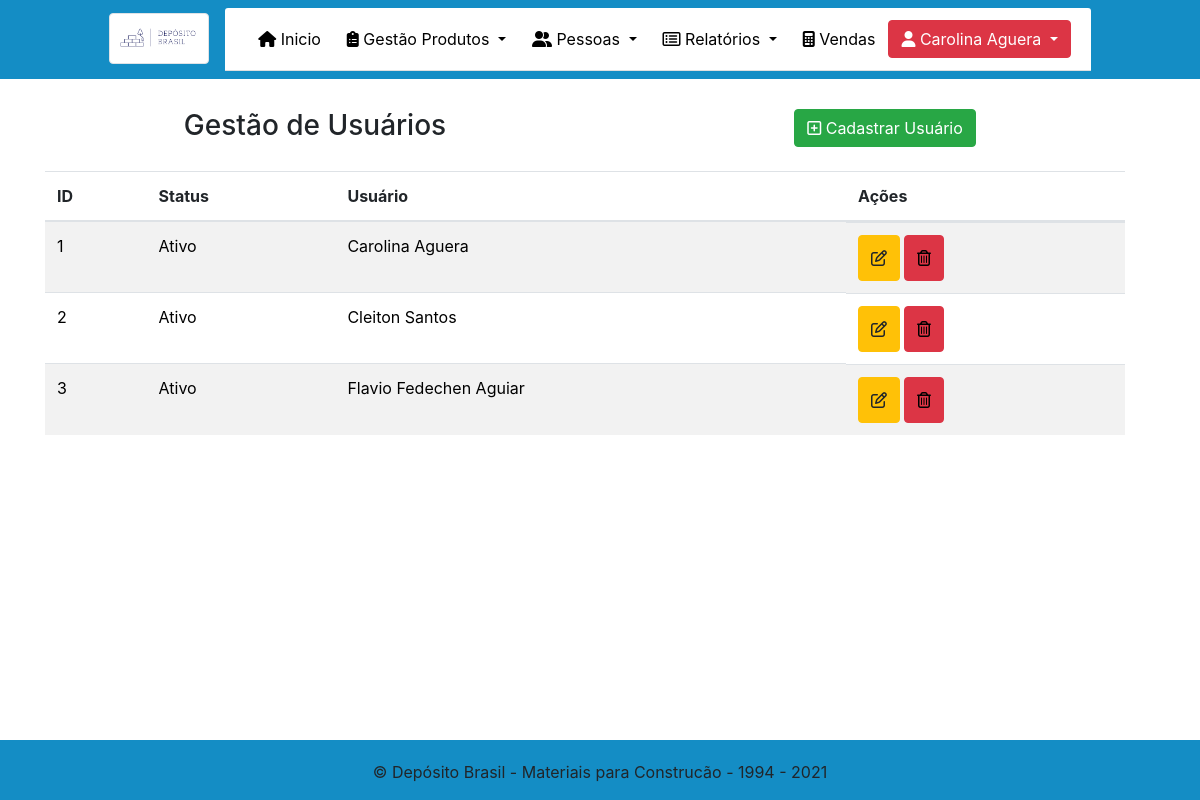
The app's page /Admin/usuarios.php (signed in) with its own data.
### tables this page shows
CREATE TABLE `usuario` (
  `id` int(11) NOT NULL,
  `status` tinyint(1) NOT NULL,
  `nome_completo` varchar(200) NOT NULL,
  `data_nascimento` date NOT NULL,
  `email` varchar(100) NOT NULL,
  `sexo` tinyint(1) NOT NULL,
  `senha` varchar(255) NOT NULL,
  `data_admissao` date NOT NULL,
  `data_demissao` date DEFAULT NULL
);

### Admin/usuarios.php (the view, shortened to what this page needs)
<!DOCTYPE html>
<html lang="pt-br">
<?php
require_once("../dependencias.php");
require_once("../menu.php");
?>
<head>
</head>
<body class="teste">
    <div class="container" style="margin-top: 30px;">
        <center>
            <div class="row">
                <div class="col-sm-6">
                    <h3>Gestão de Usuários</h3>
                </div>
                <div class="col-sm-6">
                    <a href="NovoUsuario.php" type="button" class="btn btn-success">
                        <i class="far fa-plus-square"></i> Cadastrar Usuário
                    </a>
                </div>
            </div>
        </center>
        <div class="row container">
            <table class="table table-striped" style="margin-top: 20px; ">
                <thead>
                    <tr>
                        <th scope="col">ID</th>
                        <th scope="col">Status</th>
                        <th scope="col">Usuário</th>
                        <th scope="col">Ações</th>
                    </tr>
                </thead>
                <tbody style="color: black;">
                    <?php
                    $conexao = mysqli_connect('127.0.0.1', 'root', '', 'tcc');
                    $sql = "select * from usuario  ";
                    $usuarios = mysqli_query($conexao, $sql);
                    while ($data = mysqli_fetch_array($usuarios)) {
                        if ($data['status'] == 1) {
                            $statusUsuario = 'Ativo';
                        } else {
                            $statusUsuario = 'Inativo';
                        } ?>
                    <tr>
                        <td><?= $data['id']  ?></td>
                        <td><?= $statusUsuario  ?></td>
                        <td><?= $data['nome_completo']  ?></td>
                        <td class="actions d-flex" style="width: 100%;">
                            <center>
                                <form action="usuarios.php" name="form" method="post" class="needs-validation" novalidate>
                                    <button class="btn btn-warning btn-xs" type="button" style="margin-right: 4px; height: 46px; width: auto; " data-toggle="modal" data-target="#modalExemplo<?= $data['id'] ?>"><i class="far fa-edit"></i></button>
                                </form>
                            </center>
                            <button class="btn btn-danger btn-xs" style="height: 46px; width: auto; " type="button" data-toggle="modal" data-target="#ExemploModalCentralizado<?= $data['id'] ?>"><i class="far fa-trash-alt" style="color: black;"></i></button>
                        </td>
                    </tr>
                    <?php  }    ?>
                </tbody>
            </table>
        </div>
    </div>
    <?php
    require_once("rodape.php");
    ?>
</body>
</html>

### Admin/usuarios.php (style rules this page uses)
.teste { background-image: url("../img/textura2.jpg"); }

### records on screen
usuario: id "1", status "Ativo", nome_completo "Carolina Aguera"
usuario: id "2", status "Ativo", nome_completo "Cleiton Santos"
usuario: id "3", status "Ativo", nome_completo "Flavio Fedechen Aguiar"

### other values on screen
$_SESSION['nome_completo'] "Carolina Aguera"
